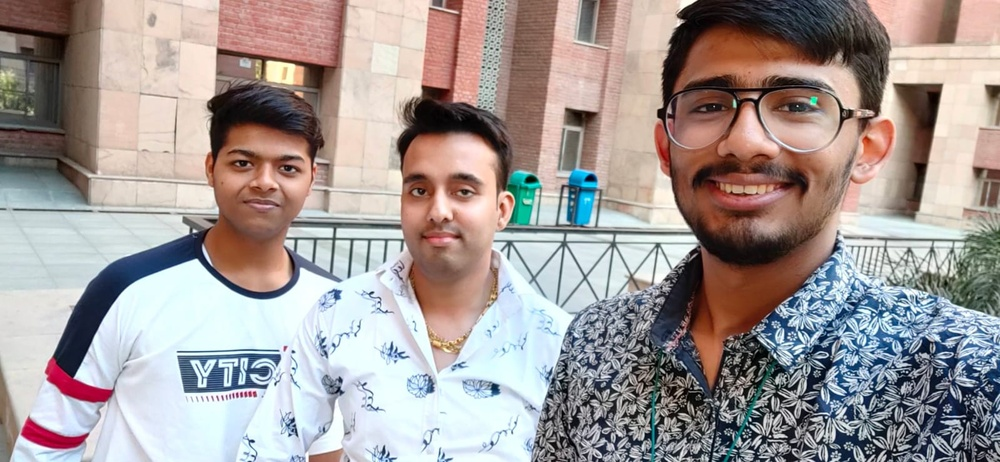
#> input picture Face_Recognition/codfacerecog-master/recognize/images/friends.jpeg, 1000 x 462 px, shrunk from 1599 x 738 before the run, found by its file name
$ python face_photo.py
#> lines starting #> are read from the running program, lines starting #| are printed output that depends on the picture; after the words box and inside, x2 and y2 are one past the last pixel; in counts of white or black regions, pixels touching at a corner belong together
import cv2
import os

imagePath = os.path.abspath("recognize/images/friends.jpeg")
cascPath = os.path.abspath("recognize/haarcascade_frontalface_default.xml")

faceCascade = cv2.CascadeClassifier(cascPath)

image = cv2.imread(imagePath)
#> image is the input picture: shape (462, 1000, 3); mean B, G, R 151.3, 153.5, 162.9
gray = cv2.cvtColor(image, cv2.COLOR_BGR2GRAY)
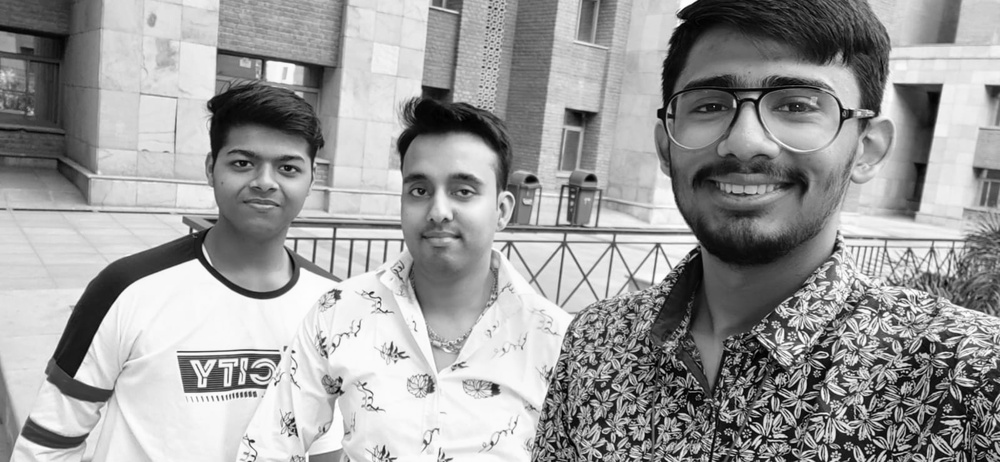
#> gray: shape (462, 1000); min 0, max 255, mean 156.1

faces = faceCascade.detectMultiScale(
    gray,
    scaleFactor=1.1,
    minNeighbors=5,
    minSize=(30, 30),
)
#> faces = [[862, 103, 64, 64], [204, 118, 120, 120], [379, 140, 130, 130], [645, 21, 217, 217]]

# Draw a rectangle around the faces
for (x, y, w, h) in faces:
    cv2.rectangle(image, (x, y), (x+w, y+h), (0, 255, 0), 2)
#> this loop made 4 passes
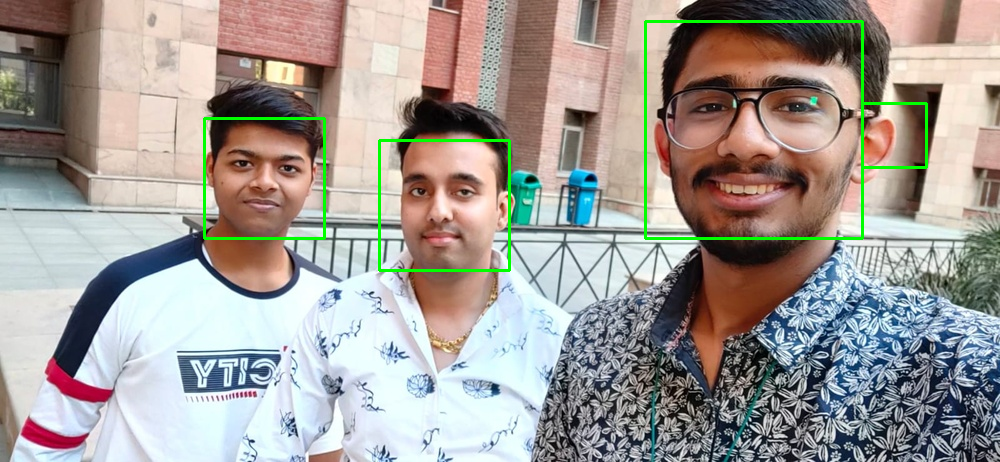
#> image: shape (462, 1000, 3); 1.33% of pixels changed, all inside (x1, y1, x2, y2) = (203, 20, 928, 272)

# Filename
filename = 'myconvertedimage.jpg'

# Saving the image
cv2.imwrite(filename, image)

$ run again, with Face_Recognition/codfacerecog-master/recognize/images/UDIT.jpeg copied over Face_Recognition/codfacerecog-master/recognize/images/friends.jpeg
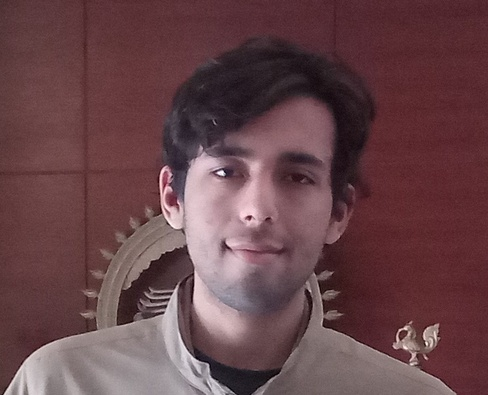
#> input picture Face_Recognition/codfacerecog-master/recognize/images/UDIT.jpeg, 488 x 395 px, shrunk from 780 x 631 before the run, found by its file name
#> image is the input picture: shape (395, 488, 3); mean B, G, R 73.7, 69.3, 103.2
#> `gray = cv2.cvtColor(image, cv2.COLOR_BGR2GRAY)`:
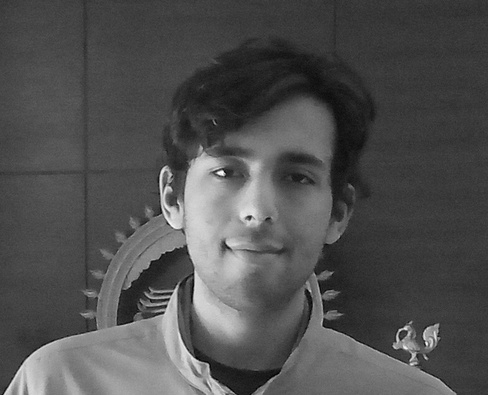
#> gray: shape (395, 488); min 1, max 252, mean 80
#> faces = [[163, 100, 196, 196]]
#> the loop `for (x, y, w, h) in faces:` made 1 pass
#> after the loop `for (x, y, w, h) in faces:`:
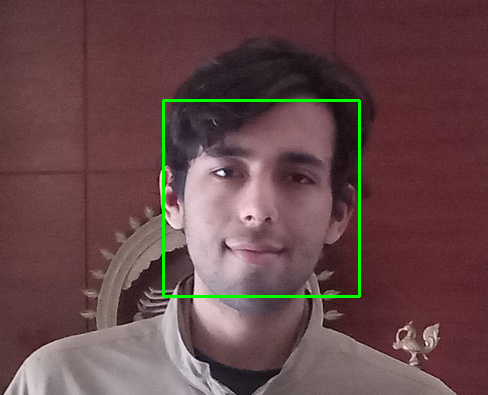
#> image: shape (395, 488, 3); 1.22% of pixels changed, all inside (x1, y1, x2, y2) = (162, 99, 361, 298)

$ run again, with Face_Recognition/codfacerecog-master/recognize/images/Vivek.jpeg copied over Face_Recognition/codfacerecog-master/recognize/images/friends.jpeg
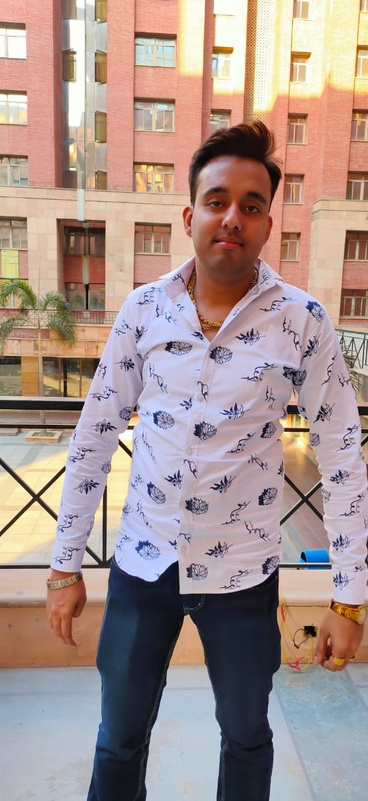
#> input picture Face_Recognition/codfacerecog-master/recognize/images/Vivek.jpeg, 368 x 801 px, shrunk from 588 x 1280 before the run, found by its file name
#> image is the input picture: shape (801, 368, 3); mean B, G, R 142.4, 147.8, 168.5
#> `gray = cv2.cvtColor(image, cv2.COLOR_BGR2GRAY)`:
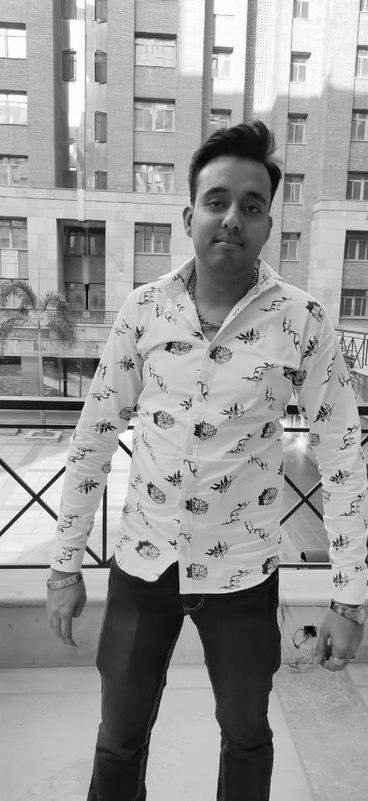
#> gray: shape (801, 368); min 1, max 255, mean 153.4
#> faces = [[182, 165, 100, 100]]
#> the loop `for (x, y, w, h) in faces:` made 1 pass
#> after the loop `for (x, y, w, h) in faces:`:
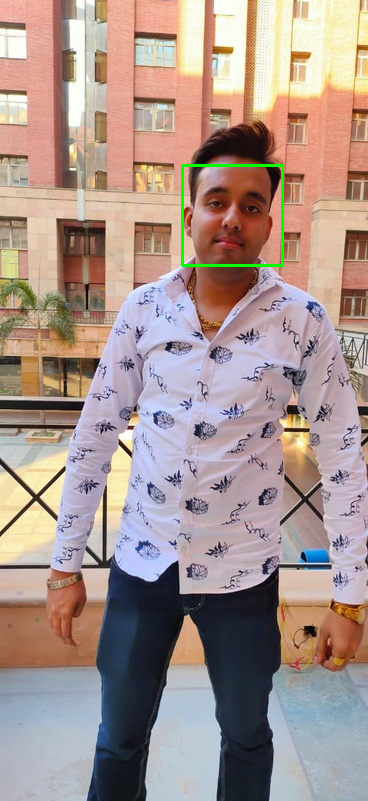
#> image: shape (801, 368, 3); 0.41% of pixels changed, all inside (x1, y1, x2, y2) = (181, 164, 284, 267)

$ run again, with Face_Recognition/codfacerecog-master/recognize/images/Bindu.jpg copied over Face_Recognition/codfacerecog-master/recognize/images/friends.jpeg
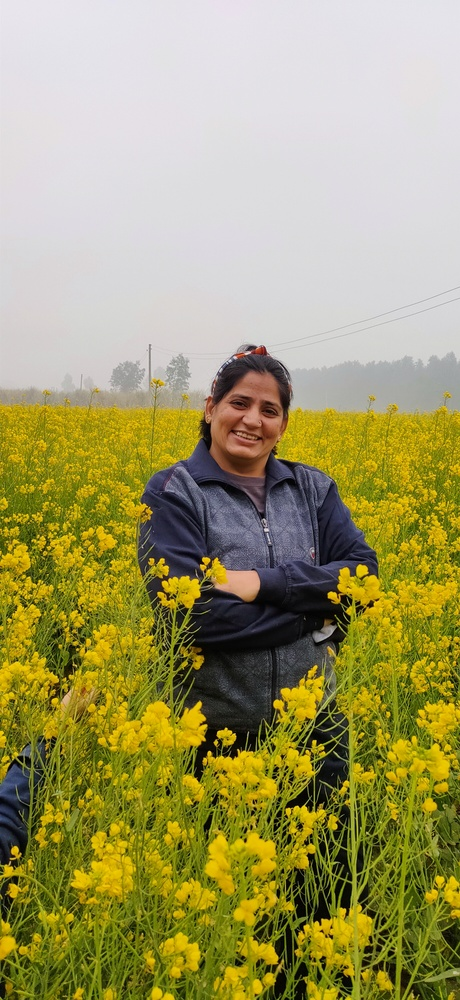
#> input picture Face_Recognition/codfacerecog-master/recognize/images/Bindu.jpg, 460 x 1000 px, shrunk from 1840 x 4000 before the run, found by its file name
#> image is the input picture: shape (1000, 460, 3); mean B, G, R 102.1, 154.6, 160.6
#> `gray = cv2.cvtColor(image, cv2.COLOR_BGR2GRAY)`:
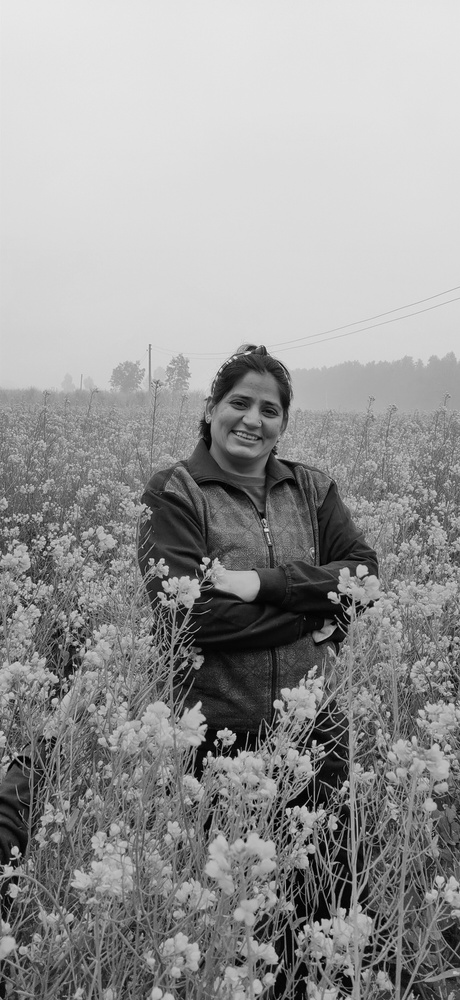
#> gray: shape (1000, 460); min 0, max 234, mean 150.4
#> faces = [[212, 373, 84, 84]]
#> the loop `for (x, y, w, h) in faces:` made 1 pass
#> after the loop `for (x, y, w, h) in faces:`:
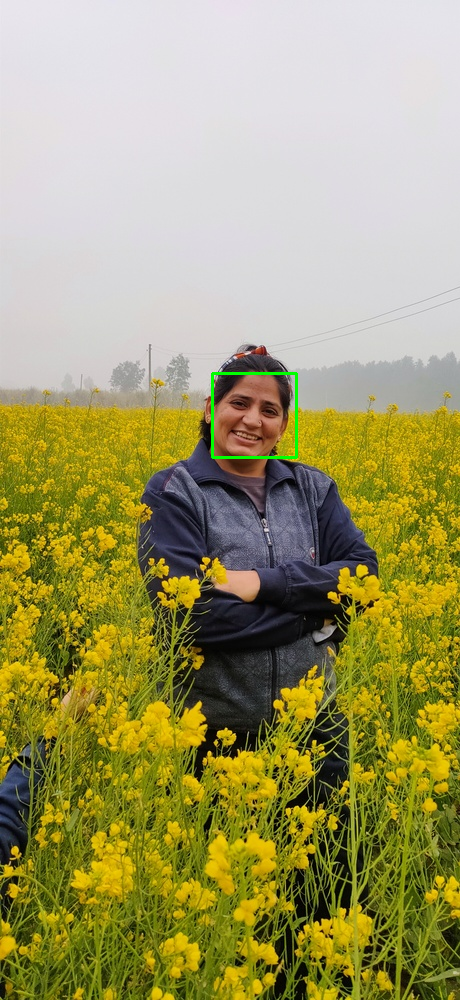
#> image: shape (1000, 460, 3); 0.22% of pixels changed, all inside (x1, y1, x2, y2) = (211, 372, 298, 459)
